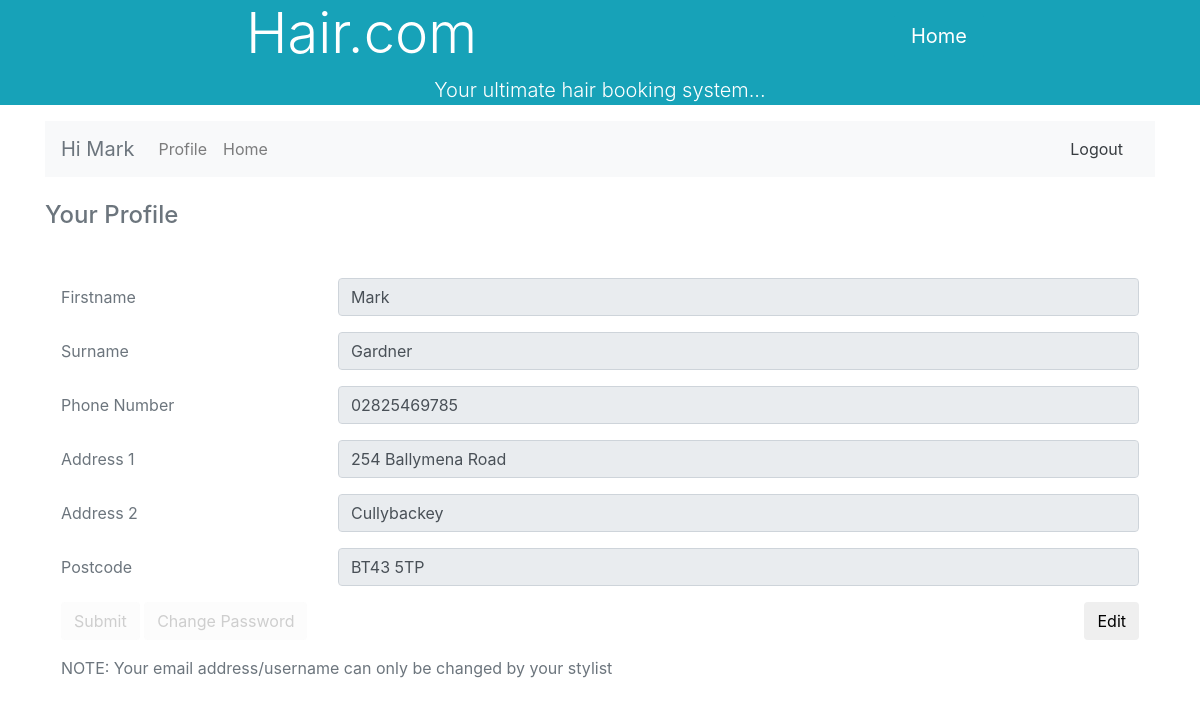
/profile.php (signed in), run on the app's committed database.
### tables this page shows
CREATE TABLE `tblusers` (
  `UserID` int(11) NOT NULL,
  `Firstname` varchar(50) NOT NULL,
  `Surname` varchar(50) NOT NULL,
  `Username` varchar(50) NOT NULL,
  `Password` char(255) NOT NULL,
  `phonenumber` varchar(11) DEFAULT NULL,
  `address1` varchar(50) DEFAULT '''NULL''',
  `address2` varchar(50) DEFAULT '''NULL''',
  `postcode` varchar(8) DEFAULT '''NULL''',
  `DateRegistered` datetime NOT NULL DEFAULT current_timestamp(),
  `UserType` int(1) NOT NULL,
  `hairAnalysis` tinyint(1) NOT NULL
);

### profile.php (the view, shortened to what this page needs)
<?php
include 'myFunctions.php';
$userID = $_SESSION['user']['id'];
$query = "SELECT * FROM tblusers where UserID = $userID";
$result = mysqli_query($db, $query);
$row = $result->fetch_assoc();
?>
<!doctype html>
<html lang="en">
<head>
    <link href="bootstrap-4.0.0-dist\css\bootstrap.min.css" rel="stylesheet"/>
</head>
<body>
<?php if ($_SESSION['user']['type'] == 1) { ?>
    <div class="float-right sticky-top" style="padding:1% 18%"><?php Button('Home', 'hair.com_home.php') ?></div>
<?php } elseif ($_SESSION['user']['type'] == 2 || $_SESSION['user']['type'] == 3) { ?>
    <div class="float-right sticky-top"
         style="padding:1% 18%"><?php Button('Admin Home', 'hair.com_stylistAdmin_home.php') ?></div>
<?php } ?>
<div class="container text-muted">
    <div class="wrapper fadeInDown">
        <div id="formContent">
            <BR>
            <h4>Your Profile</h4>
            <BR>
            <div class="modal-body">
                <form action="editProfile.php" method="post">
                    <div class="form-group row">
                        <label class="col-sm-3 col-form-label">Firstname</label>
                        <div class="col-sm-9">
                            <input type="text" class="form-control" name="firstname"
                                   value="<?php echo $row['Firstname'] ?>"
                                   readonly="readonly" required>
                        </div>
                    </div>
                    <div class="form-group row">
                        <label class="col-sm-3 col-form-label">Surname</label>
                        <div class="col-sm-9">
                            <input type="text" class="form-control" name="surname" value="<?php echo $row['Surname'] ?>"
                                   readonly="readonly"
                                   required>
                        </div>
                    </div>
                    <div class="form-group row">
                        <label class="col-sm-3 col-form-label">Phone Number</label>
                        <div class="col-sm-9">
                            <input type="tel" class="form-control" name="phonenumber" pattern="[0-9]{11}"
                                   value="<?php echo $row['phonenumber'] ?>" readonly="readonly" required>
                        </div>
                    </div>
                    <div class="form-group row">
                        <label class="col-sm-3 col-form-label">Address 1</label>
                        <div class="col-sm-9">
                            <input type="text" class="form-control" name="address1"
                                   value="<?php echo $row['address1'] ?>"
                                   readonly="readonly" required>
                        </div>
                    </div>
                    <div class="form-group row">
                        <label class="col-sm-3 col-form-label">Address 2</label>
                        <div class="col-sm-9">
                            <input type="text" class="form-control" name="address2"
                                   value="<?php echo $row['address2'] ?>"
                                   readonly="readonly" required>
                        </div>
                    </div>
                    <div class="form-group row">
                        <label class="col-sm-3 col-form-label">Postcode</label>
                        <div class="col-sm-9">
                            <input type="text" class="form-control" name="postcode"
                                   pattern="[A-Za-z]{1,2}[0-9Rr][0-9A-Za-z]? [0-9][ABD-HJLNP-UW-Zabd-hjlnp-uw-z]{2}"
                                   value="<?php echo $row['postcode'] ?>" readonly="readonly" required>
                        </div>
                    </div>
                    <div><input type="submit" class="btn btn-default" id="submit-button" value="Submit" disabled>
                        <input type="button" class="btn btn-default" id="change-password" value="Change Password"
                               disabled onclick="window.location='reset_password.php';">
                        <input type="button" class="btn btn-default float-right" id="edit" value="Edit"
                               onclick="toggle_hide(event)"></div>
                </form>
                <p>NOTE: Your email address/username can only be changed by your stylist</p>
            </div>
        </div>
    </div>
</div>
</body>
</html>

### data on the page
tblusers: firstname "Mark", surname "Gardner", phonenumber "02825469785", address1 "254 Ballymena Road", address2 "Cullybackey", postcode "BT43 5TP"

### other printed values
$string "Home"
$text "Hair.com"
$text2 "Your ultimate hair booking system..."
$_SESSION['user']['firstname'] "Mark"
